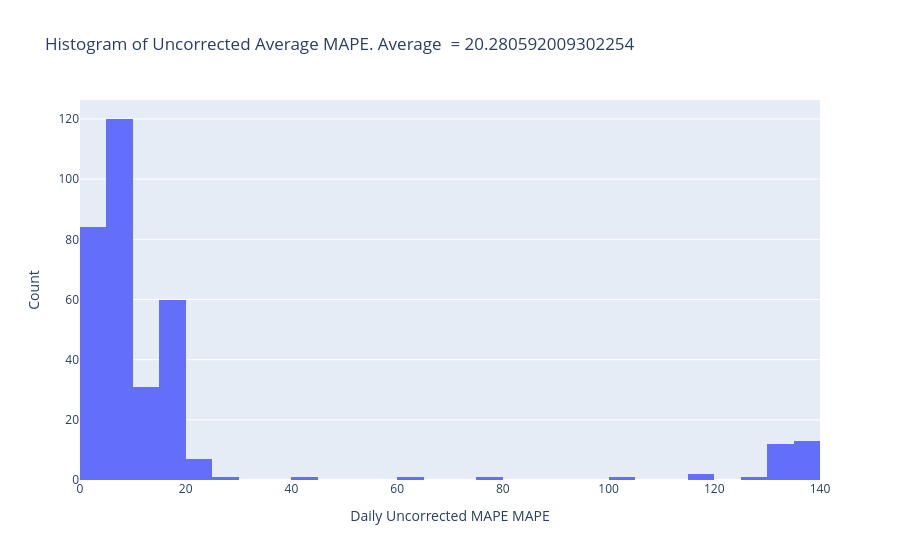
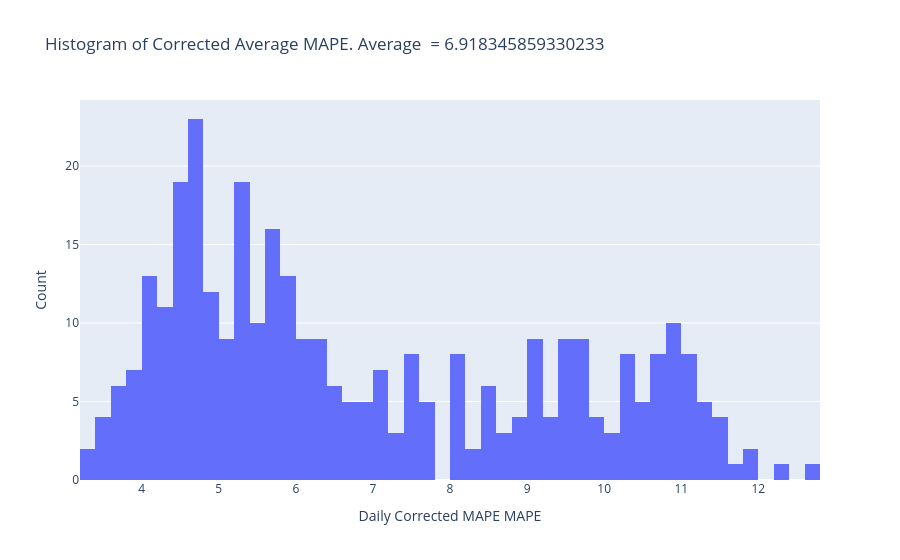
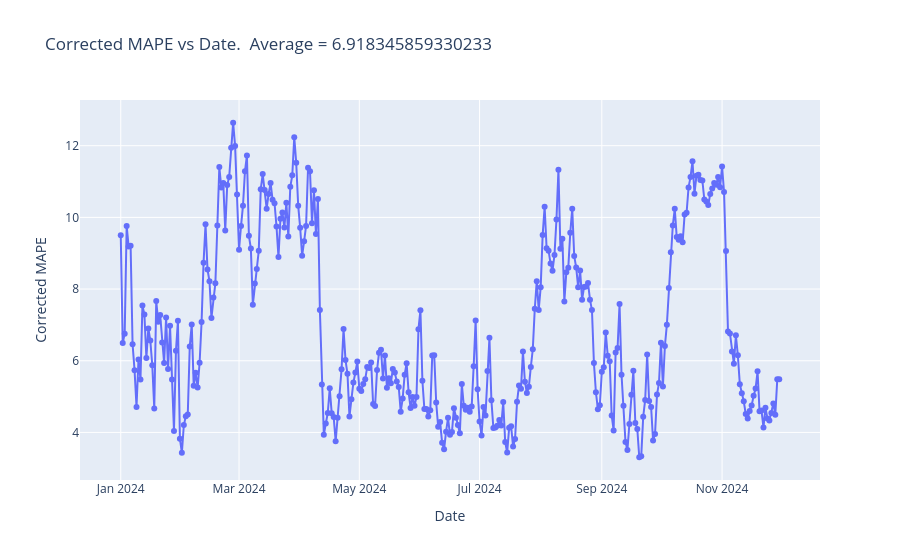
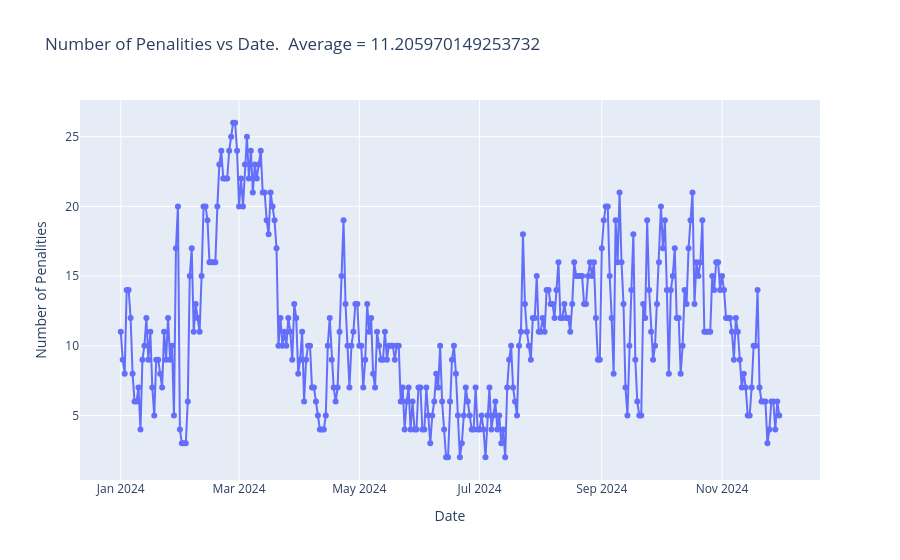

Notebook code cell kept with these figures, in order:
### Code cell
from holidayCorrection import holiday_correction
from utils import get_error_df, plot_error_df

Y_pred_corrected = holiday_correction(Y_pred_uncorrected, test_dataset.sample_dates, noised_sales_df, holiday_df)
error_df = get_error_df(Y_true_noised=Y_true_noised, 
                        Y_pred_corrected=Y_pred_corrected, 
                        Y_pred_uncorrected=Y_pred_uncorrected,
                        sample_dates=test_dataset.sample_dates)


plot_error_df(error_df)

### Figure 1 — Plotly figure (JSON) as saved in the notebook; plotly's stock layout.template omitted (floating-point values rounded to 4 significant figures; data arrays with more than 128 entries replaced by an {"elided": "..."} marker saying what was removed)
{"data": [{"nbinsx": 50, "type": "histogram", "x": {"elided": "335 float values"}}], "layout": {"title": {"text": "Histogram of Uncorrected Average MAPE. Average  = 20.280592009302254"}, "xaxis": {"title": {"text": "Daily Uncorrected MAPE MAPE"}}, "yaxis": {"title": {"text": "Count"}}}}

### Figure 2 — Plotly figure (JSON) as saved in the notebook; plotly's stock layout.template omitted (floating-point values rounded to 4 significant figures; data arrays with more than 128 entries replaced by an {"elided": "..."} marker saying what was removed)
{"data": [{"nbinsx": 50, "type": "histogram", "x": {"elided": "335 float values"}}], "layout": {"title": {"text": "Histogram of Corrected Average MAPE. Average  = 6.918345859330233"}, "xaxis": {"title": {"text": "Daily Corrected MAPE MAPE"}}, "yaxis": {"title": {"text": "Count"}}}}

### Figure 3 — Plotly figure (JSON) as saved in the notebook; plotly's stock layout.template omitted (floating-point values rounded to 4 significant figures; data arrays with more than 128 entries replaced by an {"elided": "..."} marker saying what was removed)
{"data": [{"mode": "lines+markers", "name": "Corrected Average MAPE", "type": "scatter", "x": {"elided": "335 str values"}, "y": {"elided": "335 float values"}}], "layout": {"title": {"text": "Corrected MAPE vs Date.  Average = 6.918345859330233"}, "xaxis": {"title": {"text": "Date"}}, "yaxis": {"title": {"text": "Corrected MAPE"}}}}

### Figure 4 — Plotly figure (JSON) as saved in the notebook; plotly's stock layout.template omitted (floating-point values rounded to 4 significant figures; data arrays with more than 128 entries replaced by an {"elided": "..."} marker saying what was removed)
{"data": [{"mode": "lines+markers", "name": "Number of Penalities", "type": "scatter", "x": {"elided": "335 str values"}, "y": {"elided": "335 int values"}}], "layout": {"title": {"text": "Number of Penalities vs Date.  Average = 11.205970149253732"}, "xaxis": {"title": {"text": "Date"}}, "yaxis": {"title": {"text": "Number of Penalities"}}}}
